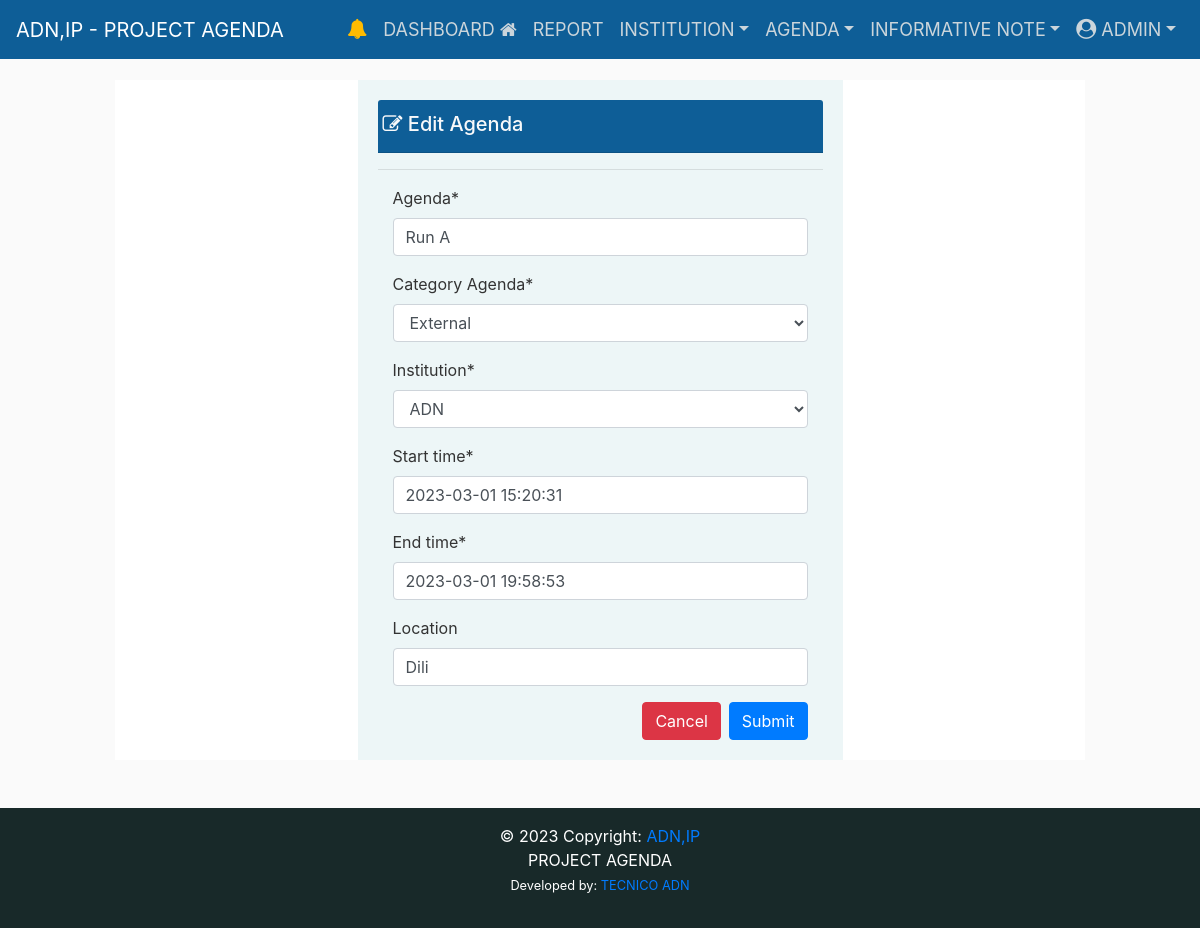
Before: /agenda/edit=?38 (signed in) with the older database file.
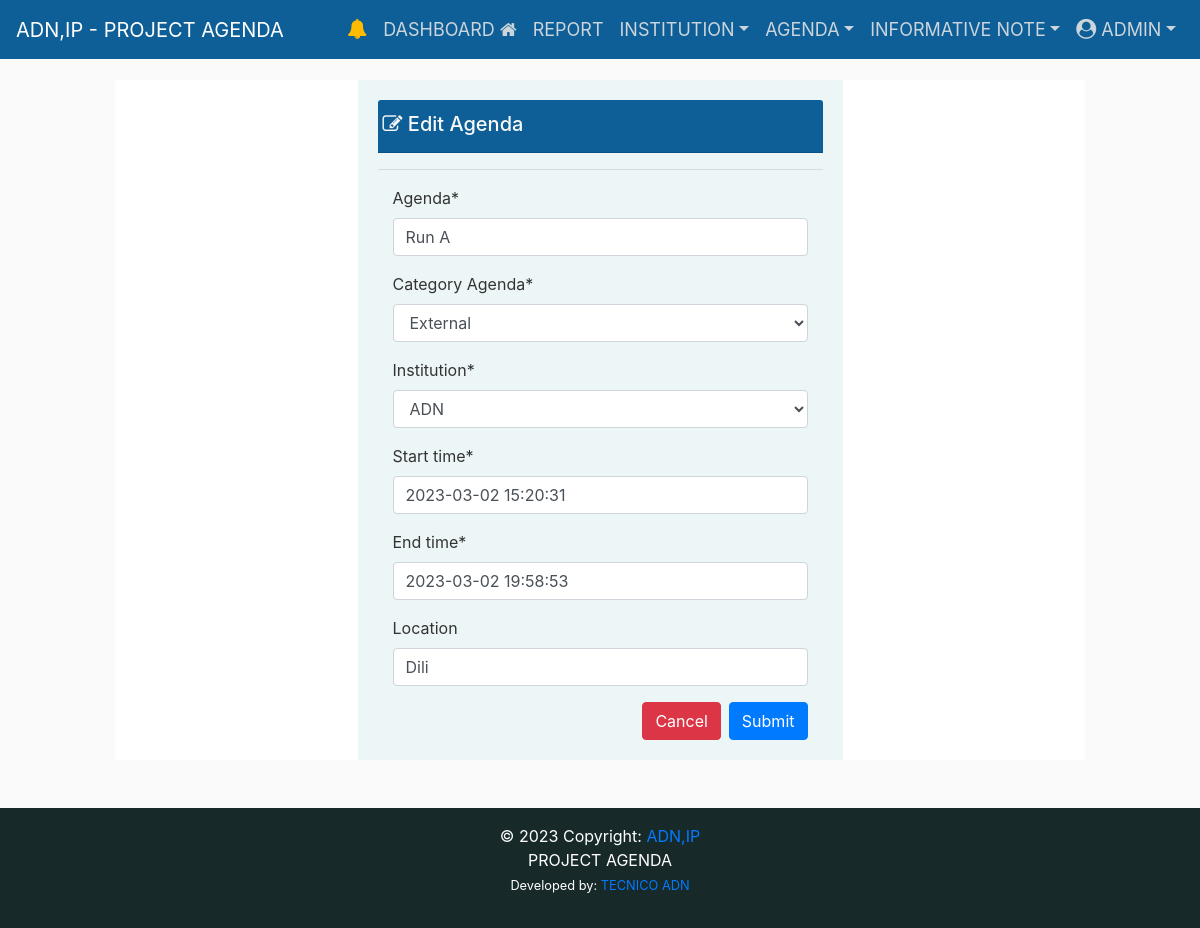
After: the same page with the newer database file.
### eventapps/event/models.py (models this page shows, shortened)
class Agenda(models.Model):
    user = models.ForeignKey(
        User, on_delete=models.CASCADE, related_name="agenda")
    title = models.CharField(
        max_length=255, unique=True, verbose_name='Agenda')
    title_slug = models.SlugField(
        max_length=255, null=False, unique=True, verbose_name='Title-Slug')
    catagenda = models.ForeignKey(
        CatAgenda, on_delete=models.CASCADE, related_name="agenda", verbose_name="Category Agenda")
    institution = models.ForeignKey(
        Institution, on_delete=models.CASCADE, related_name="agenda", verbose_name="Institution")
    start_time = models.DateTimeField()
    end_time = models.DateTimeField()
    location = models.CharField(max_length=255, null=False, blank=True)
    observation = models.TextField(null=False, blank=True)
    is_cancel = models.BooleanField(default=False)
    is_active = models.BooleanField(default=True)
    STATUS = (
        ('Pending', 'Pending'),
        ('Read', 'Read'),
    )
    status = models.CharField(max_length=20, choices=STATUS)
    created_at = models.DateTimeField(auto_now_add=True)
    updated_at = models.DateTimeField(auto_now=True)
    class Meta:
        verbose_name_plural = ("Agenda")
        ordering = ('-start_time', )

### eventapps/event/views.py (the view)
# urls.py: path('agenda/edit=?<int:pk>', views.agenda_edit, name='agenda_edit'),
@login_required(login_url='login')
def agenda_edit(request, pk):
    if not request.user.is_authenticated:
        return redirect('login')
    if request.method == "POST":
        single_agenda = Agenda.objects.get(pk=pk)
        agendaform = AgendaForm(
            request.POST, request.FILES, instance=single_agenda)
        if agendaform.is_valid():
            agendaform.save()
        messages.success(request, ("Data is updated"))
        return redirect('agenda_list')
    else:
        userprofile = User.objects.get(id=request.user.id)
        single_agenda = Agenda.objects.get(pk=pk)
        agendaform = AgendaForm(instance=single_agenda)
        context = {
            'userprofile': userprofile,
            'single_agenda': single_agenda,
            'agendaform': agendaform,
        }
        return render(request, 'event/agenda_edit.html', context)

### eventapps/event/form.py
class AgendaForm(forms.ModelForm):
    class Meta:
        model = Agenda
        exclude = ('user', 'title_slug', 'is_cancel',
                   'is_active', 'status', 'observation')
        widgets = {
            "start_time": DateTimePickerInput(),
            "end_time": DateTimePickerInput(range_from="start_time"),
        }

### eventapps/event/models.py (called while the page is built)
    def __str__(self):
        return str(self.name_category)

### eventapps/institute/models.py (called while the page is built)
    def __str__(self):
        return str(self.name_institution)

### eventapps/templates/event/agenda_edit.html (shortened to what this page needs)
{% extends "layouts/base.html" %}
{% load static %}
{% load crispy_forms_tags %}
{% block content %}
<div class="row d-flex justify-content-center">
    <div class="col-sm-12">
        <div class="border-info shadow-lg bg-white d-flex justify-content-center">
            <div class="col-md-6" style="background-color:rgb(237, 246, 247)">
                <div class="row">
                    <div class="card-body">
                        <div class="card-header bg-card pb-2 d-flex justify-content-between">
                            <div class="row flex-row">
                                <h5 class="text-light"><i class='fa fa-edit' style='font-size:20px'></i> Edit Agenda
                                </h5>
                            </div>
                        </div>
                        <hr>
                        <form method="POST" enctype="multipart/form-data">
                            <div class="col-12">
                                {{agendaform | crispy}}
                                <button type="submit" class="btn btn-primary pull-right ml-2">Submit</button>
                                <button class="btn btn-danger text-white pull-right"><a href="{%url 'agenda_list' %}"
                                        class="text-white text-decoration-none">Cancel</button>
                            </div>
                        </form>
                    </div>
                </div>
            </div>
        </div>
    </div>
</div>
{% endblock %}

Changed rows visible on the page:
changed Agenda "Run A": start_time "2023-03-01 15:20:31" → "2023-03-02 15:20:31"; end_time "2023-03-01 19:58:53" → "2023-03-02 19:58:53"
